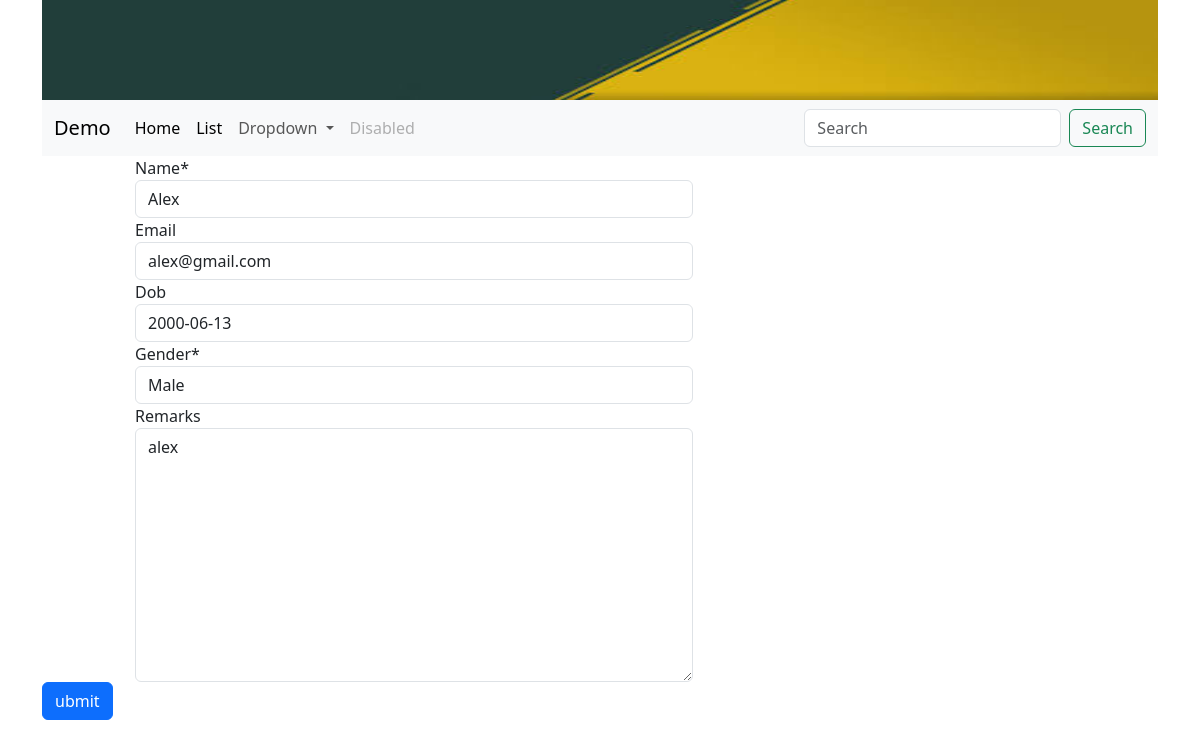
Screenshot of /myapp/edit/1/ with the database file from the repository.
### myApp/models.py (models this page shows, shortened)
class Student(models.Model):
    GENDER_CHOICES = [ ('Male' , 'Male'), ('Female', 'Female'),]
    name = models.CharField(max_length=100)
    email = models.EmailField(unique=True,blank=True)
    dob = models.DateField(default=datetime.now, blank=True)
    gender = models.CharField(max_length=6,choices=GENDER_CHOICES,default='Male',)
    remarks = models.TextField(default='', blank=True)

### myApp/views.py (the view)
# urls.py: path('edit/<int:id>/', views.edit_student,name='edit'),
def edit_student(request,id):
    if request.method == "POST":
        student= Student.objects.get(pk=id)
        form = StudentForm(request.POST or None, instance= student)
        if form.is_valid():
            form.save()
            return redirect('list')
    else:
            student = Student.objects.get(pk=id)
            form = StudentForm(request.POST or None, instance= student)
    context = {'title':'edit','form': form}
    return render(request,"myApp/edit.html",context)

### myApp/forms.py
class StudentForm(forms.ModelForm):
    class Meta:
        model = Student
        fields = "__all__"

### templates/myApp/edit.html (shortened to what this page needs)
{% extends 'base.html' %}
{% block content %}
<form method="POST">
    <div class="col-md-6 offset-md-1">
        {% load crispy_forms_tags %}
        {{ form|crispy }}
    </div>
    <button type="submit" class="btn btn-primary">ubmit</button>
</form>
{% endblock content %}

### rows the page displays
Student: name "Alex", email "alex@gmail.com", dob "2000-06-13", gender "Male", remarks "alex"
